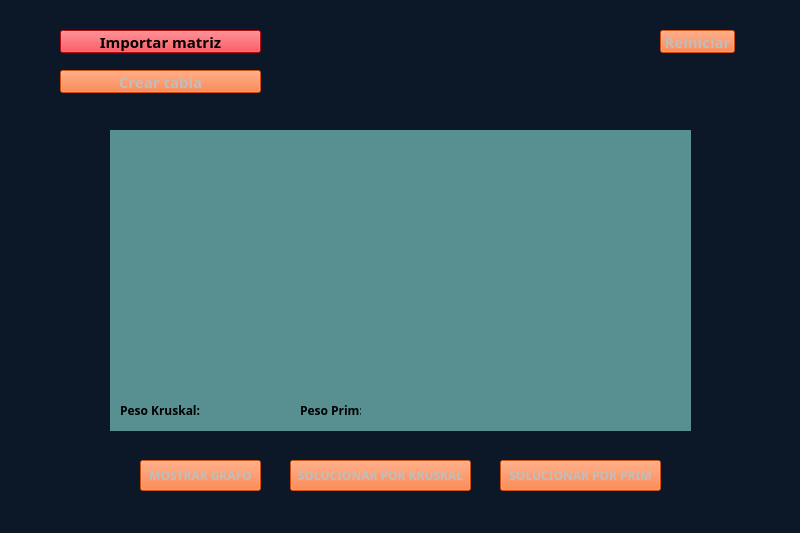
<?xml version="1.0" encoding="UTF-8"?>
<ui version="4.0">
 <class>MET</class>
 <widget class="QMainWindow" name="MET">
  <property name="windowModality">
   <enum>Qt::ApplicationModal</enum>
  </property>
  <property name="enabled">
   <bool>true</bool>
  </property>
  <property name="geometry">
   <rect>
    <x>0</x>
    <y>0</y>
    <width>800</width>
    <height>533</height>
   </rect>
  </property>
  <property name="maximumSize">
   <size>
    <width>800</width>
    <height>533</height>
   </size>
  </property>
  <property name="acceptDrops">
   <bool>false</bool>
  </property>
  <property name="windowTitle">
   <string>MET</string>
  </property>
  <property name="statusTip">
   <string/>
  </property>
  <property name="styleSheet">
   <string notr="true">background-color: rgb(12, 24, 40);</string>
  </property>
  <widget class="QWidget" name="centralwidget">
   <widget class="QPushButton" name="send">
    <property name="enabled">
     <bool>false</bool>
    </property>
    <property name="geometry">
     <rect>
      <x>60</x>
      <y>70</y>
      <width>201</width>
      <height>23</height>
     </rect>
    </property>
    <property name="font">
     <font>
      <family>Century Gothic</family>
      <pointsize>11</pointsize>
      <weight>75</weight>
      <bold>true</bold>
     </font>
    </property>
    <property name="styleSheet">
     <string notr="true">background-color: rgb(255, 95, 19);</string>
    </property>
    <property name="text">
     <string>Crear tabla</string>
    </property>
   </widget>
   <widget class="QPushButton" name="graph">
    <property name="enabled">
     <bool>false</bool>
    </property>
    <property name="geometry">
     <rect>
      <x>140</x>
      <y>460</y>
      <width>121</width>
      <height>31</height>
     </rect>
    </property>
    <property name="font">
     <font>
      <family>Century Gothic</family>
      <pointsize>9</pointsize>
      <weight>75</weight>
      <bold>true</bold>
     </font>
    </property>
    <property name="styleSheet">
     <string notr="true">background-color: rgb(255, 95, 19);</string>
    </property>
    <property name="text">
     <string>MOSTRAR GRAFO</string>
    </property>
   </widget>
   <widget class="QPushButton" name="imp">
    <property name="geometry">
     <rect>
      <x>60</x>
      <y>30</y>
      <width>201</width>
      <height>23</height>
     </rect>
    </property>
    <property name="font">
     <font>
      <family>Century Gothic</family>
      <pointsize>11</pointsize>
      <weight>75</weight>
      <bold>true</bold>
     </font>
    </property>
    <property name="styleSheet">
     <string notr="true">background-color: rgb(253, 12, 21);</string>
    </property>
    <property name="text">
     <string>Importar matriz</string>
    </property>
   </widget>
   <widget class="QLabel" name="result">
    <property name="geometry">
     <rect>
      <x>110</x>
      <y>130</y>
      <width>581</width>
      <height>301</height>
     </rect>
    </property>
    <property name="font">
     <font>
      <family>Century Gothic</family>
      <pointsize>14</pointsize>
      <weight>75</weight>
      <bold>true</bold>
     </font>
    </property>
    <property name="styleSheet">
     <string notr="true">background-color: rgb(88, 143, 145);
color: rgb(0, 0, 0);</string>
    </property>
    <property name="text">
     <string/>
    </property>
    <property name="alignment">
     <set>Qt::AlignHCenter|Qt::AlignTop</set>
    </property>
   </widget>
   <widget class="QPushButton" name="kruskal">
    <property name="enabled">
     <bool>false</bool>
    </property>
    <property name="geometry">
     <rect>
      <x>290</x>
      <y>460</y>
      <width>181</width>
      <height>31</height>
     </rect>
    </property>
    <property name="font">
     <font>
      <family>Century Gothic</family>
      <pointsize>9</pointsize>
      <weight>75</weight>
      <bold>true</bold>
     </font>
    </property>
    <property name="styleSheet">
     <string notr="true">background-color: rgb(255, 95, 19);</string>
    </property>
    <property name="text">
     <string>SOLUCIONAR POR KRUSKAL</string>
    </property>
   </widget>
   <widget class="QPushButton" name="prim">
    <property name="enabled">
     <bool>false</bool>
    </property>
    <property name="geometry">
     <rect>
      <x>500</x>
      <y>460</y>
      <width>161</width>
      <height>31</height>
     </rect>
    </property>
    <property name="font">
     <font>
      <family>Century Gothic</family>
      <pointsize>9</pointsize>
      <weight>75</weight>
      <bold>true</bold>
     </font>
    </property>
    <property name="styleSheet">
     <string notr="true">background-color: rgb(255, 95, 19);</string>
    </property>
    <property name="text">
     <string>SOLUCIONAR POR PRIM</string>
    </property>
   </widget>
   <widget class="QPushButton" name="restart">
    <property name="enabled">
     <bool>false</bool>
    </property>
    <property name="geometry">
     <rect>
      <x>660</x>
      <y>30</y>
      <width>75</width>
      <height>23</height>
     </rect>
    </property>
    <property name="font">
     <font>
      <family>Century Gothic</family>
      <pointsize>11</pointsize>
      <weight>75</weight>
      <bold>true</bold>
     </font>
    </property>
    <property name="styleSheet">
     <string notr="true">background-color: rgb(255, 95, 19);</string>
    </property>
    <property name="text">
     <string>Reiniciar</string>
    </property>
   </widget>
   <widget class="QLabel" name="label">
    <property name="geometry">
     <rect>
      <x>120</x>
      <y>400</y>
      <width>81</width>
      <height>20</height>
     </rect>
    </property>
    <property name="font">
     <font>
      <family>Century Gothic</family>
      <pointsize>9</pointsize>
      <weight>75</weight>
      <bold>true</bold>
     </font>
    </property>
    <property name="styleSheet">
     <string notr="true">background-color: rgb(88, 143, 145);</string>
    </property>
    <property name="text">
     <string>Peso Kruskal:</string>
    </property>
   </widget>
   <widget class="QLabel" name="k_weight">
    <property name="geometry">
     <rect>
      <x>210</x>
      <y>400</y>
      <width>51</width>
      <height>16</height>
     </rect>
    </property>
    <property name="font">
     <font>
      <family>Century Gothic</family>
      <pointsize>12</pointsize>
      <weight>75</weight>
      <bold>true</bold>
     </font>
    </property>
    <property name="styleSheet">
     <string notr="true">background-color: rgb(88, 143, 145);</string>
    </property>
    <property name="text">
     <string/>
    </property>
   </widget>
   <widget class="QLabel" name="label_3">
    <property name="geometry">
     <rect>
      <x>300</x>
      <y>400</y>
      <width>61</width>
      <height>20</height>
     </rect>
    </property>
    <property name="font">
     <font>
      <family>Century Gothic</family>
      <pointsize>9</pointsize>
      <weight>75</weight>
      <bold>true</bold>
     </font>
    </property>
    <property name="styleSheet">
     <string notr="true">background-color: rgb(88, 143, 145);</string>
    </property>
    <property name="text">
     <string>Peso Prim:</string>
    </property>
   </widget>
   <widget class="QLabel" name="p_weight">
    <property name="geometry">
     <rect>
      <x>370</x>
      <y>400</y>
      <width>51</width>
      <height>16</height>
     </rect>
    </property>
    <property name="font">
     <font>
      <family>Century Gothic</family>
      <pointsize>12</pointsize>
      <weight>75</weight>
      <bold>true</bold>
     </font>
    </property>
    <property name="styleSheet">
     <string notr="true">background-color: rgb(88, 143, 145);</string>
    </property>
    <property name="text">
     <string/>
    </property>
   </widget>
  </widget>
  <widget class="QStatusBar" name="statusbar"/>
 </widget>
 <resources/>
 <connections/>
</ui>
